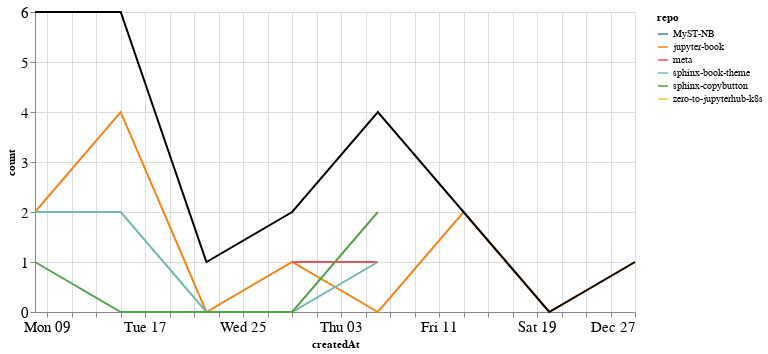

The notebook cell this image was saved under:
### Markdown cell above
### PRs

### Code cell
prs_time = prs.groupby('repo').resample('W', on='createdAt').count()['author'].reset_index()
prs_time = prs_time.rename(columns={'author': 'count'})
prs_time_total = prs_time.groupby('createdAt').agg({"count": "sum"}).reset_index()

ch1 = alt.Chart(prs_time, width=600).mark_line().encode(
    x='createdAt',
    y='count',
    color='repo',
    tooltip="repo"
)

ch2 = alt.Chart(prs_time_total, width=600).mark_line(color="black").encode(
    x='createdAt',
    y='count',
)

ch1 + ch2

### Figure 1 — Vega-Lite specification as saved in the notebook (floating-point values rounded to 4 significant figures)
{"config": {"axisLeft": {"labelFontSize": 15}, "axisBottom": {"labelFontSize": 15}}, "layer": [{"data": {"name": "data-b0902a2a941ad2a1ca316e84e142cd37"}, "mark": "line", "encoding": {"color": {"type": "nominal", "field": "repo"}, "tooltip": {"type": "nominal", "field": "repo"}, "x": {"type": "temporal", "field": "createdAt"}, "y": {"type": "quantitative", "field": "count"}}, "width": 600}, {"data": {"name": "data-ed92a1836c5949f6a704722637a00a3b"}, "mark": {"type": "line", "color": "black"}, "encoding": {"x": {"type": "temporal", "field": "createdAt"}, "y": {"type": "quantitative", "field": "count"}}, "width": 600}], "$schema": "https://vega.github.io/schema/vega-lite/v4.8.1.json", "datasets": {"data-b0902a2a941ad2a1ca316e84e142cd37": [{"repo": "MyST-NB", "createdAt": "2020-11-22T00:00:00", "count": 1}, {"repo": "jupyter-book", "createdAt": "2020-11-08T00:00:00", "count": 2}, {"repo": "jupyter-book", "createdAt": "2020-11-15T00:00:00", "count": 4}, {"repo": "jupyter-book", "createdAt": "2020-11-22T00:00:00", "count": 0}, {"repo": "jupyter-book", "createdAt": "2020-11-29T00:00:00", "count": 1}, {"repo": "jupyter-book", "createdAt": "2020-12-06T00:00:00", "count": 0}, {"repo": "jupyter-book", "createdAt": "2020-12-13T00:00:00", "count": 2}, {"repo": "jupyter-book", "createdAt": "2020-12-20T00:00:00", "count": 0}, {"repo": "jupyter-book", "createdAt": "2020-12-27T00:00:00", "count": 1}, {"repo": "meta", "createdAt": "2020-11-29T00:00:00", "count": 1}, {"repo": "meta", "createdAt": "2020-12-06T00:00:00", "count": 1}, {"repo": "sphinx-book-theme", "createdAt": "2020-11-08T00:00:00", "count": 2}, {"repo": "sphinx-book-theme", "createdAt": "2020-11-15T00:00:00", "count": 2}, {"repo": "sphinx-book-theme", "createdAt": "2020-11-22T00:00:00", "count": 0}, {"repo": "sphinx-book-theme", "createdAt": "2020-11-29T00:00:00", "count": 0}, {"repo": "sphinx-book-theme", "createdAt": "2020-12-06T00:00:00", "count": 1}, {"repo": "sphinx-copybutton", "createdAt": "2020-11-08T00:00:00", "count": 1}, {"repo": "sphinx-copybutton", "createdAt": "2020-11-15T00:00:00", "count": 0}, {"repo": "sphinx-copybutton", "createdAt": "2020-11-22T00:00:00", "count": 0}, {"repo": "sphinx-copybutton", "createdAt": "2020-11-29T00:00:00", "count": 0}, {"repo": "sphinx-copybutton", "createdAt": "2020-12-06T00:00:00", "count": 2}, {"repo": "zero-to-jupyterhub-k8s", "createdAt": "2020-11-08T00:00:00", "count": 1}], "data-ed92a1836c5949f6a704722637a00a3b": [{"createdAt": "2020-11-08T00:00:00", "count": 6}, {"createdAt": "2020-11-15T00:00:00", "count": 6}, {"createdAt": "2020-11-22T00:00:00", "count": 1}, {"createdAt": "2020-11-29T00:00:00", "count": 2}, {"createdAt": "2020-12-06T00:00:00", "count": 4}, {"createdAt": "2020-12-13T00:00:00", "count": 2}, {"createdAt": "2020-12-20T00:00:00", "count": 0}, {"createdAt": "2020-12-27T00:00:00", "count": 1}]}}
